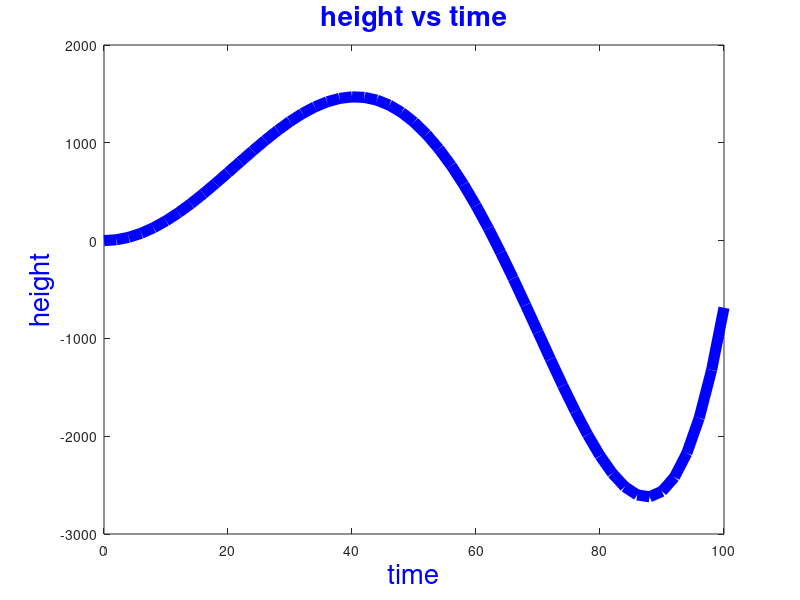

The MATLAB source for this figure: (Note: this script raises an error after producing the figure.)

%% #1
% The height of a rocket (in meters) can be represented by the following equation: 
% Height = 2.13 t^ 2 - 0.0013 t^ 4 + 0.000034 t ^ (4.751)
% Create a vector of time ( t ) values from 0 to 100 at 2-second intervals. Use the find function to determine when the rocket hits the ground to within 2 seconds. (Hint : The value of height will be positive for all values until the rocket hits the ground.)
% Plot your results to back up your answer.
format shortEng;
t=[0:2:100]; % t=0:2:100;
Height = 2.13 * t .^2 - 0.0013 * t .^4 + 0.000034 * t .^(4.751);
table_time_Height = [t; Height]';
find_above_ground_index =find(table_time_Height(:,2)>=0 );
time_hit_ground = t(max(find_above_ground_index))
fprintf('The rocket hits the ground after %8.0f seconds \n',time_hit_ground);
table_rocket_above_ground_with_index = [find_above_ground_index, table_time_Height(find_above_ground_index,1),table_time_Height(find_above_ground_index,2)] 
time_rocket_hits_ground = max(table_rocket_above_ground_with_index(:,2))

figure('Name','HW7 #1 height versus time');
set(gcf, 'Position',  [0, 0, 500, 500])
plot(t,Height,'b','LineWidth',8);
title('height vs time', 'Fontsize',20, 'Color','blue')
xlabel('time', 'Fontsize',20, 'Color','blue')
ylabel('height','Fontsize', 20, 'Color','blue')
[T, H] = ginput(1);
% min_height=min(H) ; 
% time_when_minH=max(T);
disp('HW7 #1 To estimate the time when the rocket hits the ground.');
disp(['When the rocket reaches ground ' num2str(H) ' meters, the time is ' num2str(T) ' seconds.'] );
disp('So, my answer is correct.')
disp(' ');
disp(' ');








%% #2
% Create a function called g that satisfies the following criteria. (Hint: Find function)
% For x < -π		g(x) = -1
% For x ≥ -π and x ≤ π	g(x) = cos(x)
% For x >π		g(x) = -1
% Plot your results for values of x from -2pi to +2pi. Choose your spacing to create a smooth curve.

k=0;
x = [-2 * pi :pi/100 : 2 * pi]  ;
for    n = [-2 * pi :pi/100 : 2 * pi] ;
    % n
    k=k+1;
    y(k)=g(n);
end
table_x_y=[x;y]';
figure('Name','HW7 #2 x vs piecewise function y');
set(gcf, 'Position',  [100, 0, 600, 600]);
plot(x,y,'r','LineWidth',8);
title('x vs piecewise function y', 'Fontsize',20, 'Color','red');
xlabel('x', 'Fontsize',20, 'Color','red');
ylabel('y','Fontsize', 20, 'Color','red');
text(-7.5,-0.8,'x < -π, y = -1', 'Fontsize', 20,'Color','blue');
text(-6,0.8,'x ≥ -π and x ≤ π,         y = cos(x)', 'Fontsize', 20,'Color','blue') ;
text(3,-0.8,'x >π, y = -1', 'Fontsize', 20,'Color','blue');








%% #3
%  Create a program that first prompts the user to enter a value for x and 
%  then prompts the user to enter a value for y. 
% If the value of x is greater than the value of y, send a message to the command window telling the user that x > y. 
% If x is less than or equal to y, send a message to the command window telling the user that y >= x.

flag=' ';
while true
     if strtrim(flag)=='q' | strtrim(flag)=='Q'
         disp(['You entered '  flag ]);
         disp(['(1 is true to quit the program, 0 is false)']);
         disp([strtrim(flag)=='q' | strtrim(flag)=='Q']);
         break
    else
        input_x=input('Please enter a value for x: ');
        input_y=input('Please enter a value for y: ');
        if input_x>input_y
            disp(['HW7 #3  ' num2str(input_x) ' > ' num2str(input_y)]);
        else
            disp(['HW7 #3  ' num2str(input_y) ' >= ' num2str(input_x)]);
        end
        flag=input('To quit, please hit any other key to continue, hit q or Q to quit: ', 's');
     end
end








%% #4
% Suppose the following matrix represents the number of saws ordered from your company each month over the last year.% h(t) = (-9.8/2) * t^2 + 125 * t + 500
% saws = [1,4,5,3,7,5,3,10,12,8, 7, 4]
% All the numbers should be zero or positive.
% (a) Use an if statement to check whether any of the values in the matrix are invalid. (Evaluate the whole matrix at once in a single if statement.) Send the message "All valid" or else "Invalid number found" to the screen, depending on the results of your analysis. 
% (b) Change the saws matrix to include at least one negative number, and check your program to make sure that it works for both cases.

% (a)
saws = [1,4,5,3,7,5,3,10,12,8, 7, 4];
counter_negtive=0;
invalid_num=[];
for n=1:length(saws)
    if saws(n)<=0
        counter_negtive=counter_negtive+1;
        invalid_num=[invalid_num, saws(n)];
    end
end
disp(' ');
if counter_negtive==0
    disp('HW7 #4 (a) All valid.');
else
    disp([ num2str(counter_negtive) ' invalid number found, which  are:  '  num2str(invalid_num) ] );
end    

   

% (b)
saws = [-1,4,5,3,7,5,3,10,12,8, 7, 0];
counter_negtive=0;
invalid_num=[];
for n=1:length(saws)
    if saws(n)<=0
        counter_negtive=counter_negtive+1;
        invalid_num=[invalid_num, saws(n)];
    end
end
disp(' ');
if counter_negtive==0
    disp('HW7 #4: All valid.');
else
    disp([ 'HW7 #4 (b): ' num2str(counter_negtive) ' invalid number found, which  are:  '  num2str(invalid_num) ] );
end    








%% #5
% In order to have a closed geometric figure composed of straight lines, the angles in the figure must add to
%  (n - 2)(180 degrees)    Where n is the number of sides.
% (a) Write a program that prompts the user to enter one of the following:
% triangle
% square
% pentagon
% hexagon
% Use the input to define the value of n via a switch/case structure; then use n to calculate the sum of the interior angles in the figure.
% (b) Reformulate your program from part (a) so that it uses a menu.

% (a) 
shape=input('Please select a shape: triangle, square, pentagon or hexagon: ', 's');
switch shape;
    case 'triangle'
        n=3;
    case 'square'
        n=4;
    case 'pentagon'
        n=5;
    case 'hexagon'
        n=6;
    otherwise
        n=0;
end;
disp('  ')
if n==0
    disp(['HW7 #5 (a) You did not spell the word as directed.  ']); 
else
    angles_add=(n - 2) * 180 ;
    disp(['HW7 #5 (a) In order to have a closed geometric figure composed of straight lines,']);
    disp(['the angles in the figure as ' shape ' must add to  ' num2str(angles_add) '  degrees.']);
end

% (b) 
shape=menu('Please select a shape: ','triangle','square','pentagon','hexagon');
switch shape
    case 1
        n=3;
    case 2
        n=4;
    case 3
        n=5;
    case 4
        n=6;
end;
angles_add=(n - 2) * 180 ;
disp(['HW7 #5 (b) In order to have a closed geometric figure composed of straight lines,']);
disp(['the angles in the figure must add to  ' num2str(angles_add) '  degrees.']);

